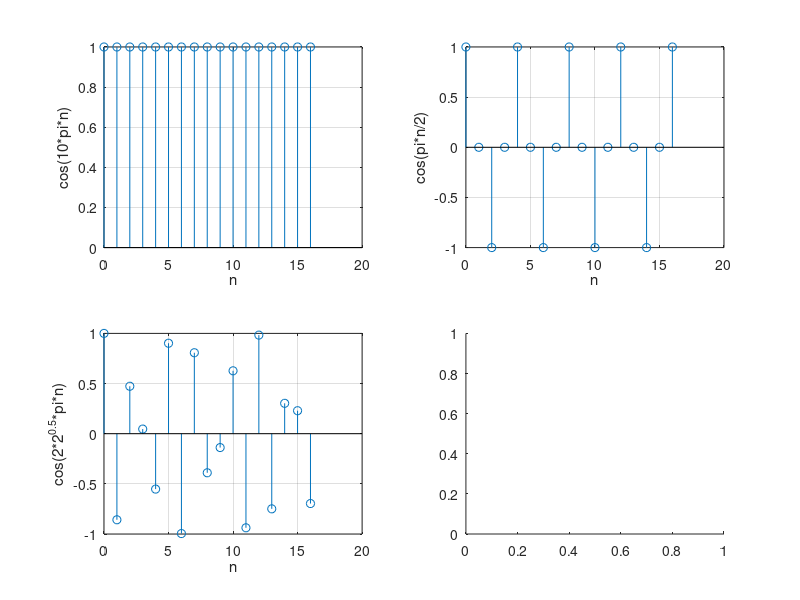

Write MATLAB code to recreate this figure. (Note: this script raises an error after producing the figure.)
n=0:16; t = 1:0.1:16;
subplot(2,2,1), stem(n,cos(10*pi*n))
grid,xlabel('n'),ylabel('cos(10*pi*n)')
subplot(2,2,2), stem(n,cos(pi*n/2))
grid,xlabel('n'),ylabel('cos(pi*n/2)')
subplot(2,2,3), stem(n,cos(2*2^0.5*pi*n))
grid,xlabel('n'),ylabel('cos(2*2^{0.5}*pi*n)')
  subplot(2,2,4), plot(m,cos(2*2^0.5*t))
grid,xlabel('n'),ylabel('cos(2*2^{0.5}*t)')
